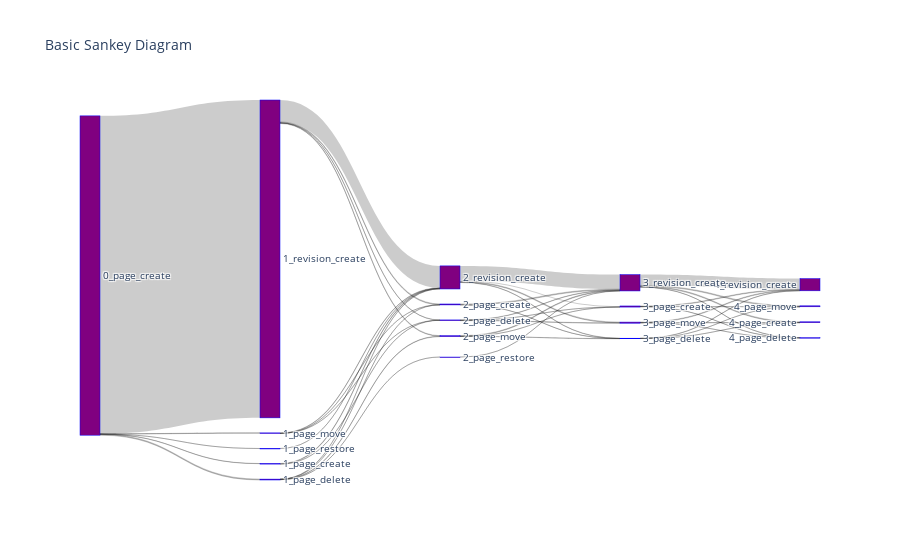

Write notebook code for a chart like this one.
### Code cell
fig = make_sankey(
    df, 
    entity='page_title_historical_escaped',
    first_event='page_create',
    # last_event=None,
    # n_events=5,
    # session_length=timedelta(hours=2),
    # remove_bots=True,
    # include_duplicates=True,
    # ignore_list=[],
)

fig.show()

### Figure 1 — Plotly figure (JSON) as saved in the notebook; plotly's stock layout.template omitted (floating-point values rounded to 4 significant figures)
{"data": [{"link": {"source": [2, 2, 2, 2, 2, 16, 16, 3, 3, 3, 3, 10, 10, 10, 8, 11, 11, 11, 11, 12, 12, 4, 4, 4, 0, 0, 0, 7, 15, 15, 15, 15, 18, 18, 18, 5, 5, 5, 14, 14, 14, 13, 13, 13, 13], "target": [16, 3, 10, 8, 11, 4, 15, 12, 0, 7, 15, 12, 4, 15, 15, 12, 4, 0, 15, 5, 13, 18, 14, 13, 18, 5, 13, 13, 18, 5, 14, 13, 1, 9, 6, 17, 9, 6, 17, 1, 6, 17, 1, 9, 6], "value": [17, 75, 27, 3, 26420, 1, 48, 3, 37, 1, 9, 1, 7, 42, 2, 69, 21, 45, 1819, 8, 70, 5, 30, 26, 2, 15, 54, 1, 86, 22, 64, 1208, 11, 3, 51, 6, 6, 17, 3, 9, 52, 66, 9, 72, 897]}, "node": {"color": "purple", "label": ["2_page_move", "4_page_delete", "0_page_create", "1_page_delete", "2_page_delete", "3_page_delete", "4_revision_create", "2_page_restore", "1_page_restore", "4_page_move", "1_page_move", "1_revision_create", "2_page_create", "3_revision_create", "3_page_move", "2_revision_create", "1_page_create", "4_page_create", "3_page_create"], "line": {"color": "blue", "width": 0.5}, "pad": 15, "thickness": 20}, "type": "sankey"}], "layout": {"font": {"size": 10}, "title": {"text": "Basic Sankey Diagram"}}}
